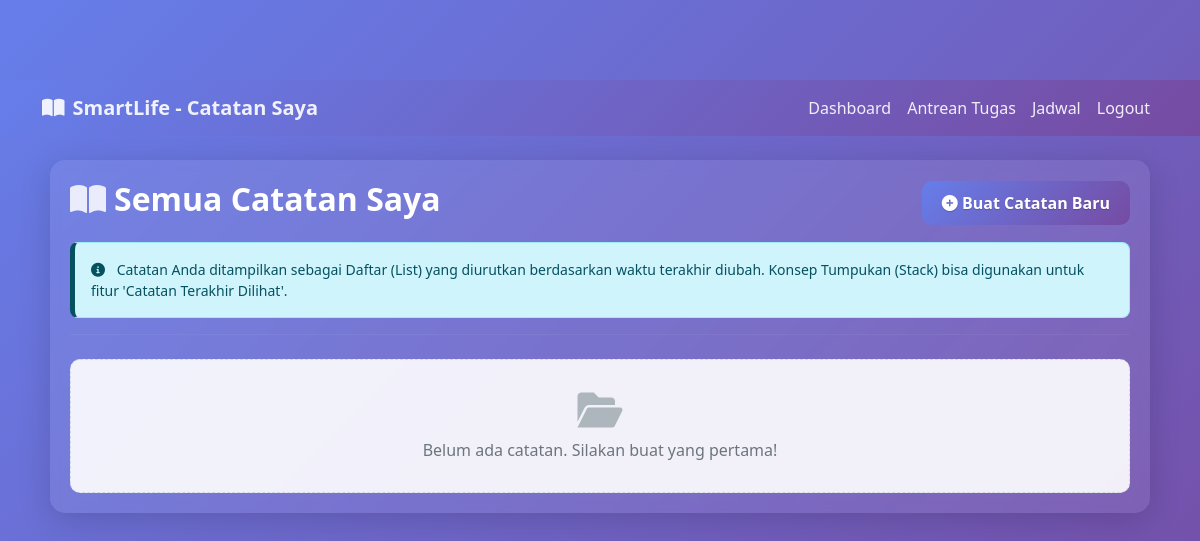
The app's page /catatan-saya/ (signed in), older data.
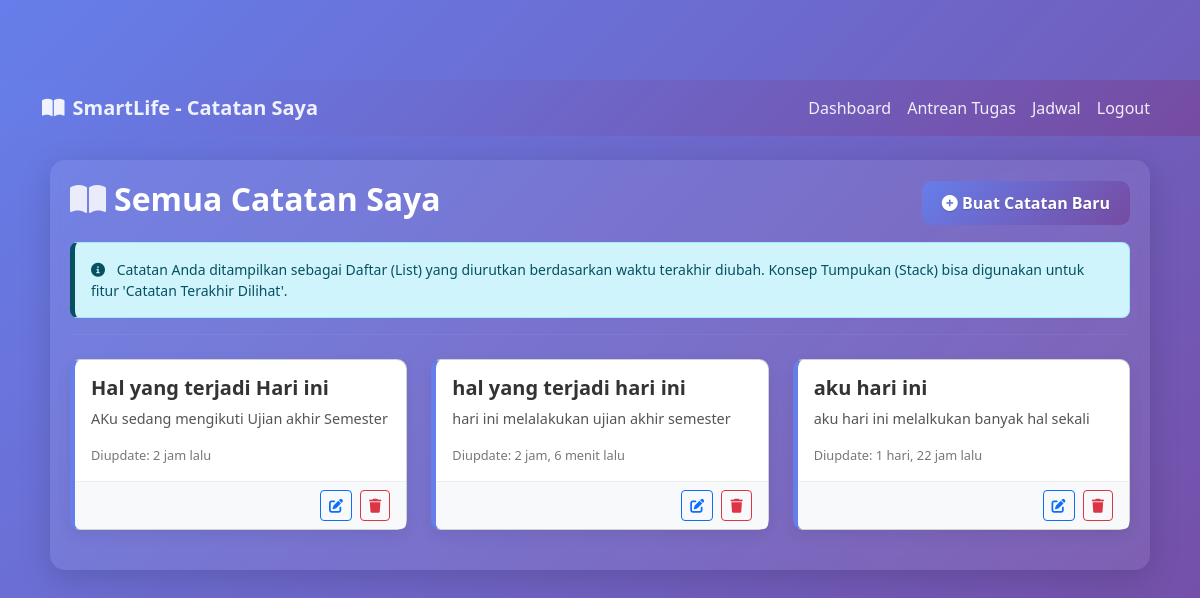
The same page, newer data.
### notes/models.py (models this page shows, shortened)
class Note(models.Model):
    user = models.ForeignKey(settings.AUTH_USER_MODEL, on_delete=models.CASCADE, related_name='notes')
    title = models.CharField(max_length=255)
    content = models.TextField()
    created_at = models.DateTimeField(default=timezone.now)
    updated_at = models.DateTimeField(auto_now=True)
    class Meta:
        ordering = ['-updated_at'] # Urutkan berdasarkan yang terakhir diupdate tampil duluan

### notes/views.py (the view)
# urls.py: path('', views.note_list_view, name='note_list'),
@login_required
def note_list_view(request):
    notes = Note.objects.filter(user=request.user).order_by('-updated_at')
    context = {
        'title': 'Semua Catatan Saya',
        'notes': notes,
        'struktur_data_info': "Catatan Anda ditampilkan sebagai Daftar (List) yang diurutkan berdasarkan waktu terakhir diubah. Konsep Tumpukan (Stack) bisa digunakan untuk fitur 'Catatan Terakhir Dilihat'."
    }
    return render(request, 'notes/note_list_page.html', context)

### templates/notes/note_list_page.html (shortened to what the changed rows need)
{% load static %}
<!DOCTYPE html>
<html lang="id">
<head>
    <link href="https://cdnjs.cloudflare.com/ajax/libs/bootstrap/5.3.0/css/bootstrap.min.css" rel="stylesheet">
    <link href="https://cdnjs.cloudflare.com/ajax/libs/font-awesome/6.0.0/css/all.min.css" rel="stylesheet">
</head>
<body>
    <div class="container notes-page-container mt-4">
        <div class="d-flex justify-content-between align-items-center mb-3">
            <h2><i class="fas fa-book-open me-2"></i>{{ title|default:"Catatan Saya" }}</h2>
            <a href="{% url 'notes:note_create' %}" class="btn btn-notes-action"><i class="fas fa-plus-circle"></i> Buat Catatan Baru</a>
        </div>
        {% if struktur_data_info %}
        <div class="alert alert-info small" role="alert">
            <i class="fas fa-info-circle"></i> {{ struktur_data_info }}
        </div>
        {% endif %}
        <hr class="mb-4">
        {% if notes %}
            <div class="row">
                {% for note in notes %}
                <div class="col-md-6 col-lg-4">
                    <div class="card note-card">
                        <div class="card-body">
                            <h5 class="card-title mb-2">
                                <a href="{% url 'notes:note_detail' note.id %}">{{ note.title|truncatechars:40 }}</a>
                            </h5>
                            <p class="card-text note-content-preview">{{ note.content|striptags|truncatewords_html:20 }}</p>
                            <p class="note-meta mb-0">
                                {% if note.updated_at %}
                                    Diupdate: {{ note.updated_at|timesince }} lalu
                                {% else %}
                                    Dibuat: {{ note.created_at|timesince }} lalu
                                {% endif %}
                            </p>
                        </div>
                        <div class="card-footer bg-light text-end py-2">
                            <a href="{% url 'notes:note_update' note.id %}" class="btn btn-sm btn-outline-primary me-1" title="Edit"><i class="fas fa-edit"></i></a>
                            <form action="{% url 'notes:note_delete' note.id %}" method="post" class="d-inline" onsubmit="return confirm('Yakin ingin menghapus catatan ini?');">
                                <button type="submit" class="btn btn-sm btn-outline-danger" title="Hapus"><i class="fas fa-trash"></i></button>
                            </form>
                        </div>
                    </div>
                </div>
                {% endfor %}
            </div>
        {% else %}
            <div class="no-notes-message mt-3">
                <i class="fas fa-folder-open fa-3x mb-2 d-block"></i>
                Belum ada catatan. Silakan buat yang pertama!
            </div>
        {% endif %}
    </div>
</body>
</html>

Row changes from the older to the newer data that the page shows:
added Note: title "Hal yang terjadi Hari ini", content "AKu sedang mengikuti Ujian akhir Semester", updated_at "2 jam"
added Note: title "hal yang terjadi hari ini", content "hari ini melalakukan ujian akhir semester", updated_at "2 jam, 6 menit"
added Note: title "aku hari ini", content "aku hari ini melalkukan banyak hal sekali", updated_at "1 hari, 22 jam"
Text that changed along with them:
text no longer shown: "Belum ada catatan. Silakan buat yang pertama!"
